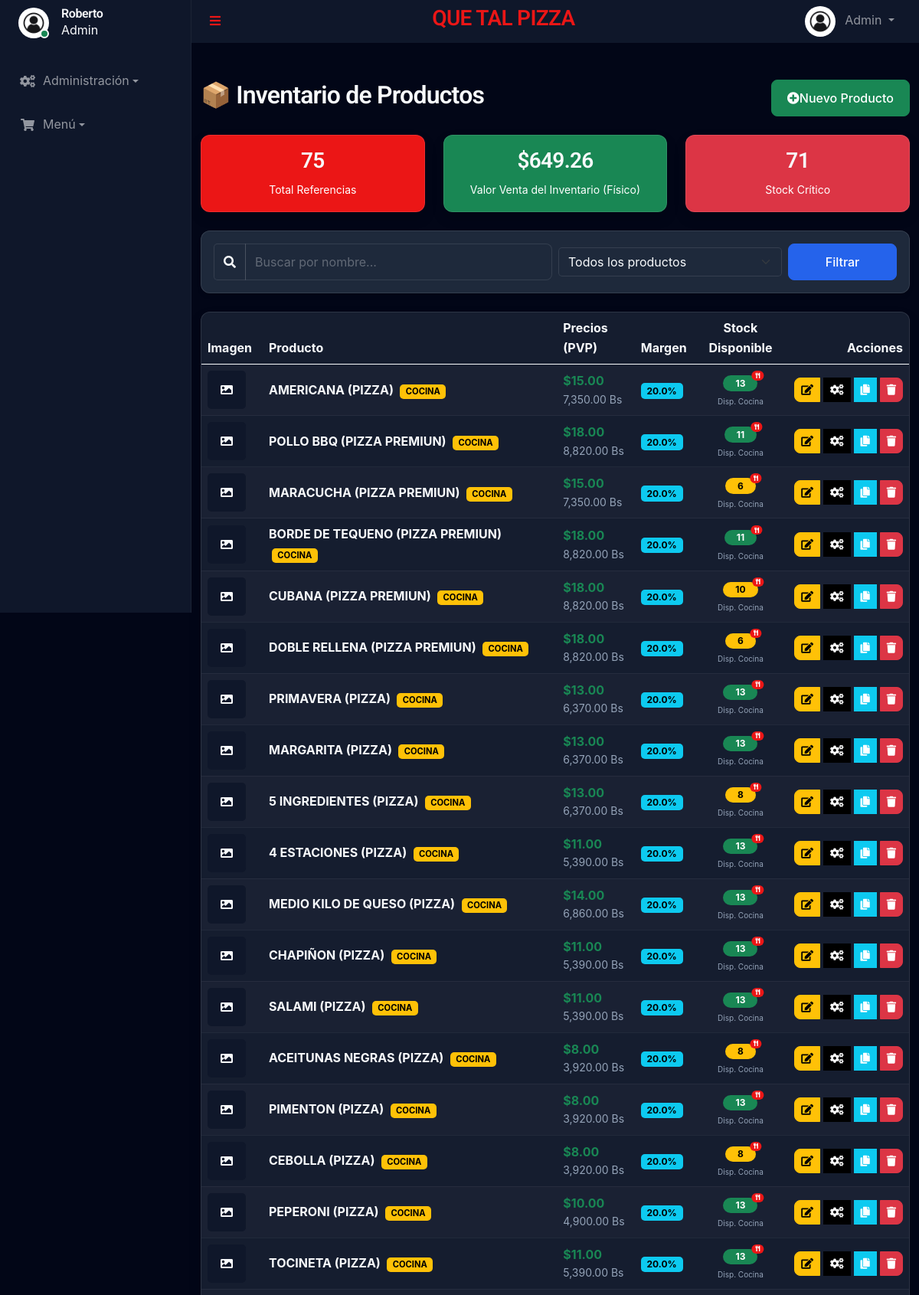
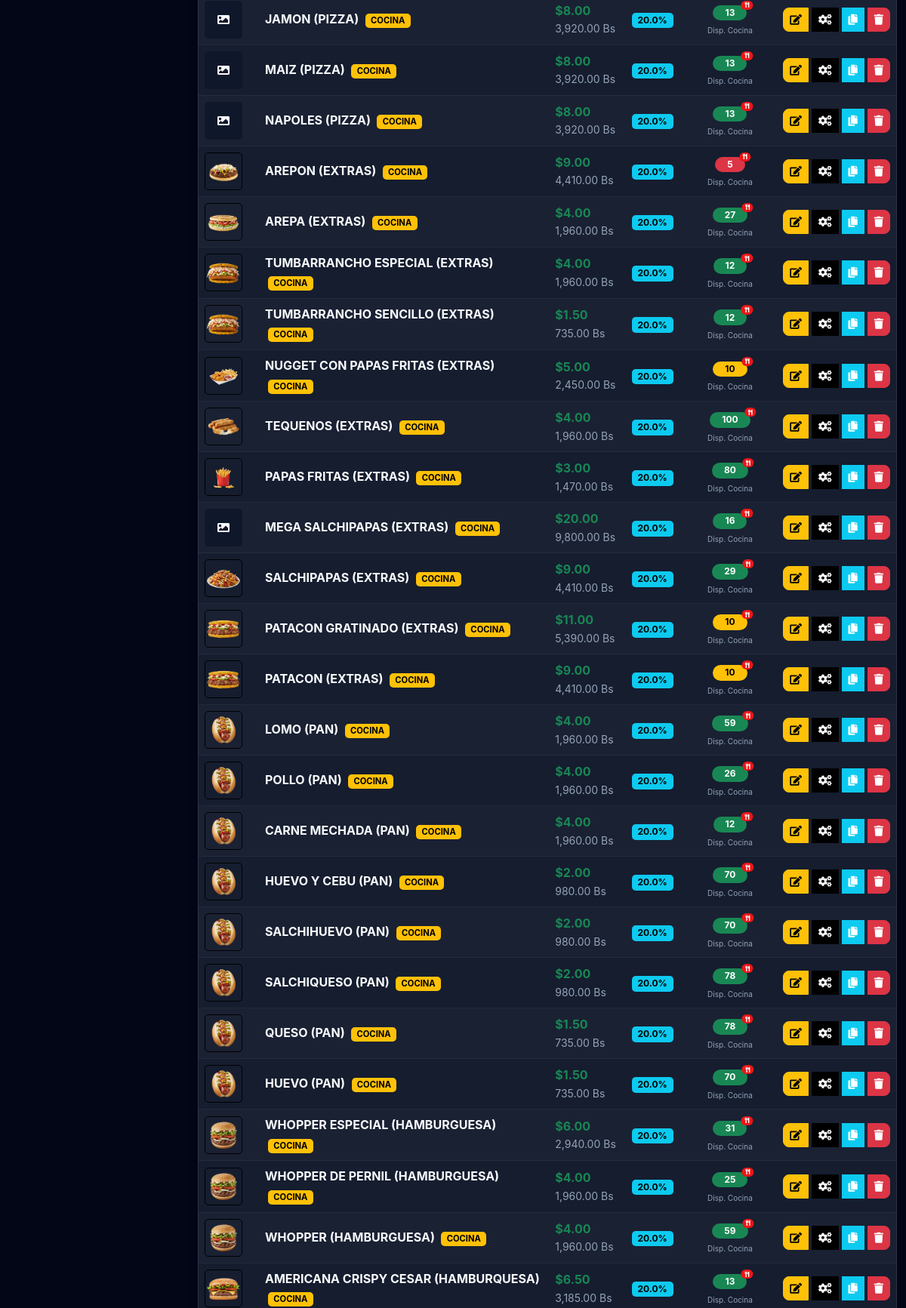
Page /admin/productos.php (signed in, upper part) on the committed database (2 pictures, top to bottom).
### tables this page shows
CREATE TABLE `products` (
  `id` int(11) NOT NULL,
  `name` varchar(100) NOT NULL,
  `description` text DEFAULT NULL,
  `price_usd` decimal(10,2) NOT NULL,
  `price_ves` decimal(10,2) NOT NULL,
  `stock` int(11) NOT NULL,
  `product_type` enum('simple','compound','prepared') DEFAULT 'simple',
  `kitchen_station` enum('pizza','kitchen','bar') DEFAULT 'kitchen',
  `image_url` varchar(255) DEFAULT NULL,
  `created_at` timestamp NULL DEFAULT current_timestamp(),
  `profit_margin` decimal(5,2) NOT NULL DEFAULT 20.00,
  `updated_at` timestamp NULL DEFAULT NULL,
  `linked_manufactured_id` int(11) DEFAULT NULL,
  `max_sides` int(11) DEFAULT 0,
  `min_stock` int(11) DEFAULT 5
);

### admin/productos.php (the view, shortened to what the rows shown need)
<?php
require_once '../templates/autoload.php';
$search = $_GET['search'] ?? '';
$filter = $_GET['filter'] ?? '';
if ($filter === 'stock_bajo') {
    $productos = $productManager->getLowStockProducts();
} elseif (!empty($search)) {
    $productos = $productManager->searchProducts($search);
} else {
    $productos = $productManager->getAllProducts();
}
require_once '../templates/header.php';
?>
<div class="container mt-5">
    <div class="d-flex justify-content-between align-items-center mb-4">
        <h2>📦 Inventario de Productos</h2>
    </div>
    <div class="card shadow">
        <div class="card-body p-0">
            <div class="table-responsive">
                <table class="table table-striped table-hover mb-0 align-middle">
                    <thead class="table-dark">
                        <tr>
                            <th style="width: 80px;">Imagen</th>
                            <th>Producto</th>
                            <th>Precios (PVP)</th>
                            <th>Margen</th>
                            <th class="text-center">Stock Disponible</th>
                            <th class="text-end">Acciones</th>
                        </tr>
                    </thead>
                    <tbody>
                        <?php if (!empty($productos)): ?>
                            <?php foreach ($productos as $producto): ?>
                                <tr>
                                    <td>
                                        <?php if (!empty($producto['image_url']) && file_exists("../" . $producto['image_url'])): ?>
                                            <img src="../<?= htmlspecialchars($producto['image_url']) ?>" class="rounded border"
                                                width="50" height="50" style="object-fit: cover;">
                                        <?php else: ?>
                                            <div class="bg-secondary text-white rounded d-flex align-items-center justify-content-center"
                                                style="width: 50px; height: 50px;">
                                                <i class="fa fa-image"></i>
                                            </div>
                                        <?php endif; ?>
                                    </td>
                                    <td>
                                        <span class="fw-bold"><?= htmlspecialchars($producto['name']) ?></span>
                                        <?php if ($producto['product_type'] === 'prepared'): ?>
                                            <span class="badge bg-warning text-dark ms-1" style="font-size: 0.7em;">COCINA</span>
                                        <?php elseif ($producto['product_type'] === 'simple'): ?>
                                            <span class="badge bg-secondary ms-1" style="font-size: 0.7em;">REVENTA</span>
                                        <?php endif; ?>
                                        <br>
                                    </td>
                                    <td>
                                        <div class="d-flex flex-column">
                                            <span
                                                class="fw-bold text-success">$<?= number_format($producto['price_usd'], 2) ?></span>
                                            <span class="small text-muted"><?= number_format($producto['price_ves'], 2) ?>
                                                Bs</span>
                                        </div>
                                    </td>
                                    <td>
                                        <span class="badge bg-info text-dark">
                                            <?= number_format($producto['profit_margin'], 1) ?>%
                                        </span>
                                    </td>
                                    <td class="text-center">
                                        <?php
                                        $stockMostrar = 0;
                                        $esVirtual = false;
                                        if ($producto['product_type'] === 'simple') {
                                            $stockMostrar = $producto['stock'];
                                            $esVirtual = false;
                                        } else {
                                            $stockMostrar = $productManager->getVirtualStock($producto['id']);
                                            $esVirtual = true;
                                        }
                                        $stockClass = 'bg-success';
                                        $min = $producto['min_stock'] ?? 5;
                                        if ($stockMostrar <= $min)
                                            $stockClass = 'bg-danger';
                                        elseif ($stockMostrar <= ($min * 2))
                                            $stockClass = 'bg-warning text-dark';
                                        ?>
                                        <span class="badge <?= $stockClass ?> rounded-pill px-3 position-relative">
                                            <?= $stockMostrar ?>
                                            <?php if ($esVirtual): ?>
                                                <span
                                                    class="position-absolute top-0 start-100 translate-middle badge rounded-pill bg-primary"
                                                    style="font-size: 0.6em;" title="Calculado según ingredientes disponibles">
                                                    <i class="fa fa-utensils"></i>
                                                </span>
                                            <?php endif; ?>
                                        </span>
                                        <div style="font-size: 10px;" class="text-muted mt-1">
                                            <?= $esVirtual ? 'Disp. Cocina' : 'Físico' ?>
                                        </div>
                                    </td>
                                    <td class="text-end">
                                        <div class="btn-group">
                                            <a href="edit_product.php?id=<?= $producto['id'] ?>" class="btn btn-sm btn-warning"
                                                title="Editar">
                                                <i class="fa fa-edit"></i>
                                            </a>
                                            <a href="configurar_receta.php?id=<?= $producto['id'] ?>"
                                                class="btn btn-sm btn-dark ms-1" title="Configurar Receta">
                                                <i class="fa fa-cogs"></i>
                                            </a>
                                            <button type="button" class="btn btn-sm btn-info ms-1 text-white btn-duplicate"
                                                title="Duplicar" data-url="duplicate_product.php?id=<?= $producto['id'] ?>"
                                                data-name="<?= htmlspecialchars($producto['name']) ?>">
                                                <i class="fa fa-copy"></i>
                                            </button>
                                            <button type="button" class="btn btn-sm btn-danger ms-1 btn-delete" title="Eliminar"
                                                data-url="delete_product.php?id=<?= $producto['id'] ?>"
                                                data-name="<?= htmlspecialchars($producto['name']) ?>">
                                                <i class="fa fa-trash"></i>
                                            </button>
                                        </div>
                                    </td>
                                </tr>
                            <?php endforeach; ?>
                        <?php endif; ?>
                    </tbody>
                </table>
            </div>
        </div>
    </div>
</div>
<?php require_once '../templates/footer.php'; ?>

### rows in the picture
products: name "AMERICANA (PIZZA)", product_type "COCINA", price_usd "15.00", price_ves "7,350.00", profit_margin "20.0", stockMostrar "13"
products: name "POLLO BBQ (PIZZA PREMIUN)", product_type "COCINA", price_usd "18.00", price_ves "8,820.00", profit_margin "20.0", stockMostrar "11"
products: name "MARACUCHA (PIZZA PREMIUN)", product_type "COCINA", price_usd "15.00", price_ves "7,350.00", profit_margin "20.0", stockMostrar "6"
products: name "BORDE DE TEQUENO (PIZZA PREMIUN)", product_type "COCINA", price_usd "18.00", price_ves "8,820.00", profit_margin "20.0", stockMostrar "11"
products: name "CUBANA (PIZZA PREMIUN)", product_type "COCINA", price_usd "18.00", price_ves "8,820.00", profit_margin "20.0", stockMostrar "10"
products: name "DOBLE RELLENA (PIZZA PREMIUN)", product_type "COCINA", price_usd "18.00", price_ves "8,820.00", profit_margin "20.0", stockMostrar "6"
products: name "PRIMAVERA (PIZZA)", product_type "COCINA", price_usd "13.00", price_ves "6,370.00", profit_margin "20.0", stockMostrar "13"
products: name "MARGARITA (PIZZA)", product_type "COCINA", price_usd "13.00", price_ves "6,370.00", profit_margin "20.0", stockMostrar "13"
products: name "5 INGREDIENTES (PIZZA)", product_type "COCINA", price_usd "13.00", price_ves "6,370.00", profit_margin "20.0", stockMostrar "8"
products: name "4 ESTACIONES (PIZZA)", product_type "COCINA", price_usd "11.00", price_ves "5,390.00", profit_margin "20.0", stockMostrar "13"
products: name "MEDIO KILO DE QUESO (PIZZA)", product_type "COCINA", price_usd "14.00", price_ves "6,860.00", profit_margin "20.0", stockMostrar "13"
products: name "CHAPIÑON (PIZZA)", product_type "COCINA", price_usd "11.00", price_ves "5,390.00", profit_margin "20.0", stockMostrar "13"
products: name "SALAMI (PIZZA)", product_type "COCINA", price_usd "11.00", price_ves "5,390.00", profit_margin "20.0", stockMostrar "13"
products: name "ACEITUNAS NEGRAS (PIZZA)", product_type "COCINA", price_usd "8.00", price_ves "3,920.00", profit_margin "20.0", stockMostrar "8"
products: name "PIMENTON (PIZZA)", product_type "COCINA", price_usd "8.00", price_ves "3,920.00", profit_margin "20.0", stockMostrar "13"
products: name "CEBOLLA (PIZZA)", product_type "COCINA", price_usd "8.00", price_ves "3,920.00", profit_margin "20.0", stockMostrar "8"
products: name "PEPERONI (PIZZA)", product_type "COCINA", price_usd "10.00", price_ves "4,900.00", profit_margin "20.0", stockMostrar "13"
products: name "TOCINETA (PIZZA)", product_type "COCINA", price_usd "11.00", price_ves "5,390.00", profit_margin "20.0", stockMostrar "13"
products: name "JAMON (PIZZA)", product_type "COCINA", price_usd "8.00", price_ves "3,920.00", profit_margin "20.0", stockMostrar "13"
products: name "MAIZ (PIZZA)", product_type "COCINA", price_usd "8.00", price_ves "3,920.00", profit_margin "20.0", stockMostrar "13"
products: name "NAPOLES (PIZZA)", product_type "COCINA", price_usd "8.00", price_ves "3,920.00", profit_margin "20.0", stockMostrar "13"
products: image_url (picture), name "AREPON (EXTRAS)", product_type "COCINA", price_usd "9.00", price_ves "4,410.00", profit_margin "20.0", stockMostrar "5"
products: image_url (picture), name "AREPA (EXTRAS)", product_type "COCINA", price_usd "4.00", price_ves "1,960.00", profit_margin "20.0", stockMostrar "27"
products: image_url (picture), name "TUMBARRANCHO ESPECIAL (EXTRAS)", product_type "COCINA", price_usd "4.00", price_ves "1,960.00", profit_margin "20.0", stockMostrar "12"
products: image_url (picture), name "TUMBARRANCHO SENCILLO (EXTRAS)", product_type "COCINA", price_usd "1.50", price_ves "735.00", profit_margin "20.0", stockMostrar "12"
products: image_url (picture), name "NUGGET CON PAPAS FRITAS (EXTRAS)", product_type "COCINA", price_usd "5.00", price_ves "2,450.00", profit_margin "20.0", stockMostrar "10"
products: image_url (picture), name "TEQUENOS (EXTRAS)", product_type "COCINA", price_usd "4.00", price_ves "1,960.00", profit_margin "20.0", stockMostrar "100"
products: image_url (picture), name "PAPAS FRITAS (EXTRAS)", product_type "COCINA", price_usd "3.00", price_ves "1,470.00", profit_margin "20.0", stockMostrar "80"
products: name "MEGA SALCHIPAPAS (EXTRAS)", product_type "COCINA", price_usd "20.00", price_ves "9,800.00", profit_margin "20.0", stockMostrar "16"
products: image_url (picture), name "SALCHIPAPAS (EXTRAS)", product_type "COCINA", price_usd "9.00", price_ves "4,410.00", profit_margin "20.0", stockMostrar "29"
products: image_url (picture), name "PATACON GRATINADO (EXTRAS)", product_type "COCINA", price_usd "11.00", price_ves "5,390.00", profit_margin "20.0", stockMostrar "10"
products: image_url (picture), name "PATACON (EXTRAS)", product_type "COCINA", price_usd "9.00", price_ves "4,410.00", profit_margin "20.0", stockMostrar "10"
products: image_url (picture), name "LOMO (PAN)", product_type "COCINA", price_usd "4.00", price_ves "1,960.00", profit_margin "20.0", stockMostrar "59"
products: image_url (picture), name "POLLO (PAN)", product_type "COCINA", price_usd "4.00", price_ves "1,960.00", profit_margin "20.0", stockMostrar "26"
products: image_url (picture), name "CARNE MECHADA (PAN)", product_type "COCINA", price_usd "4.00", price_ves "1,960.00", profit_margin "20.0", stockMostrar "12"
products: image_url (picture), name "HUEVO Y CEBU (PAN)", product_type "COCINA", price_usd "2.00", price_ves "980.00", profit_margin "20.0", stockMostrar "70"
products: image_url (picture), name "SALCHIHUEVO (PAN)", product_type "COCINA", price_usd "2.00", price_ves "980.00", profit_margin "20.0", stockMostrar "70"
products: image_url (picture), name "SALCHIQUESO (PAN)", product_type "COCINA", price_usd "2.00", price_ves "980.00", profit_margin "20.0", stockMostrar "78"
products: image_url (picture), name "QUESO (PAN)", product_type "COCINA", price_usd "1.50", price_ves "735.00", profit_margin "20.0", stockMostrar "78"
products: image_url (picture), name "HUEVO (PAN)", product_type "COCINA", price_usd "1.50", price_ves "735.00", profit_margin "20.0", stockMostrar "70"
products: image_url (picture), name "WHOPPER ESPECIAL (HAMBURGUESA)", product_type "COCINA", price_usd "6.00", price_ves "2,940.00", profit_margin "20.0", stockMostrar "31"
products: image_url (picture), name "WHOPPER DE PERNIL (HAMBURGUESA)", product_type "COCINA", price_usd "4.00", price_ves "1,960.00", profit_margin "20.0", stockMostrar "25"
products: image_url (picture), name "WHOPPER (HAMBURGUESA)", product_type "COCINA", price_usd "4.00", price_ves "1,960.00", profit_margin "20.0", stockMostrar "59"
products: image_url (picture), name "AMERICANA CRISPY CESAR (HAMBURQUESA)", product_type "COCINA", price_usd "6.50", price_ves "3,185.00", profit_margin "20.0", stockMostrar "13"

### other values in the picture
$GLOBALS['site_name'] "QUE TAL PIZZA"
$user_role "Admin"
$user "Roberto"
$totalProductos "75"
$valorInventarioUsd "649.26"
$itemsCriticos "71"
